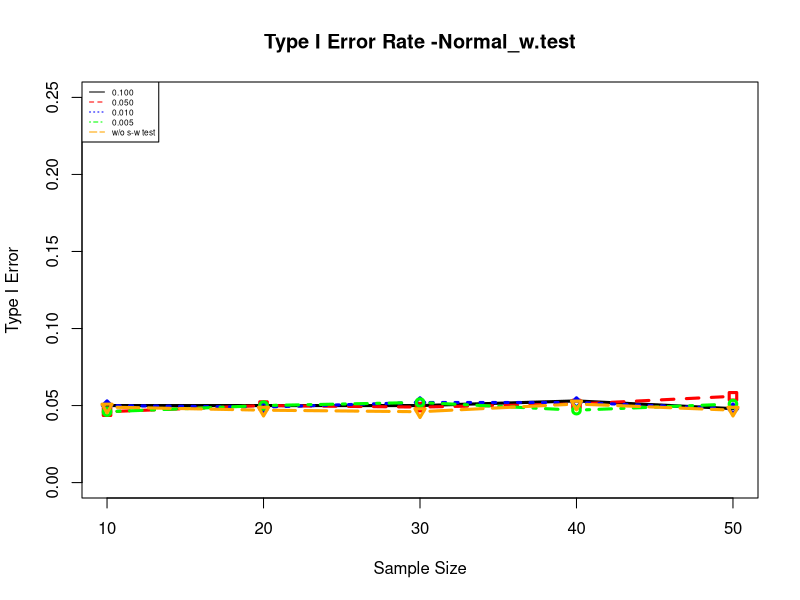

Generate this figure with R: (Note: this script raises an error after producing the figure.)
setwd("D:/OSU/Research/Pval/strategy II")
set.seed(1)
alpha<-0.05
shapiro_alpha <- c(0.1,0.05,0.01, 0.005,0)
sample_size<-c(10,20,30,40,50)
pval<- numeric(length(shapiro_alpha)*length(sample_size))
pvalue<-array(pval, dim = c(length(sample_size), length((shapiro_alpha))),
              dimnames = list(sample_size,c(0.100, 0.050, 0.010, 0.005, "w/o pretest")))

num_sim<-0
for(i in 1: length(sample_size)){
  n<-sample_size[i]
  print(n)
  for(j in 1: length(shapiro_alpha)){
    s.alpha <- shapiro_alpha[j]
    print(s.alpha)
    sample_passed<-0 
    reject_h0 <-0
    while (sample_passed<10000){
      x1 <- rnorm(n, 0, 1)
      x2 <- rnorm(n, 0, 1)
      if(shapiro.test(c(x1 - mean(x1),x2 - mean(x2)))$p.value >s.alpha){
        sample_passed <- sample_passed + 1
        
        if(t.test(x1,x2)$p.value < alpha){
          reject_h0 <- reject_h0 + 1
        }
        
        num_sim <- num_sim + 1
      }
      
    }
    pvalue[i,j]<-round(reject_h0/sample_passed, 3)
    
  }
  
}

pvalue
myplot<-plot(sample_size,pvalue[,1], type = "l", pch=24,lwd=3,ylim = c(0.00,0.25), 
             ylab = "Type I Error", xlab = "Sample Size")
title(main = "Type I Error Rate -Normal_w.test")
points(sample_size, pvalue[,2],type="b", pch=0,  lty=2, lwd=3,col="red")
points(sample_size, pvalue[,3],  type="b", pch=23,  lty=3, lwd=3,col="blue")
points(sample_size, pvalue[,4],  type="b", pch=21,  lty=4, lwd=3,col="green")
points(sample_size, pvalue[,5],  type="b", pch=25,  lty=5, lwd=3,col="orange")
legend("topleft", legend=c("0.100", "0.050", '0.010',"0.005","w/o s-w test"),
       col=c("black","red","blue", "green", "orange"), lty =c(1:5),cex = 0.5)

error.norm_t_II <- as.data.frame(pvalue)

#export data into excel
library("writexl")
write_xlsx(error.norm_t_II, "D:/OSU/Research/Pval/strategy II/Error.norm.t_II.test.xlsx")

save.image(paste0("error.norm.t_II",".RData"))